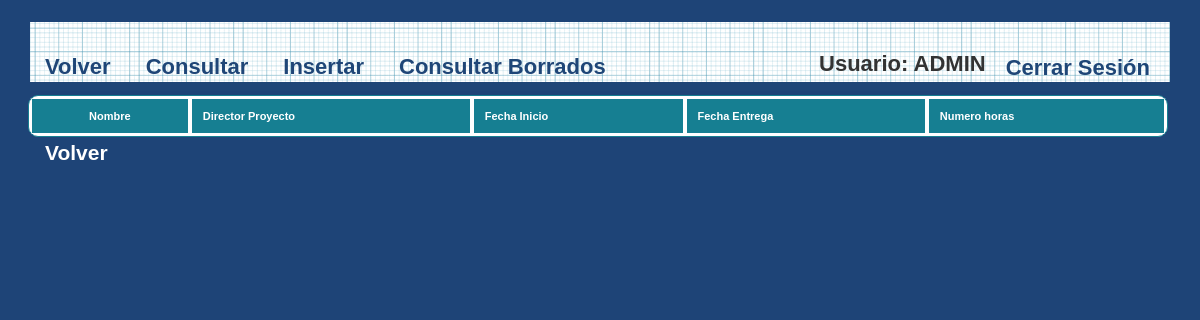
The page /et3_iu/Controllers/PROYECTO_Controller.php (signed in) on the database as committed earlier.
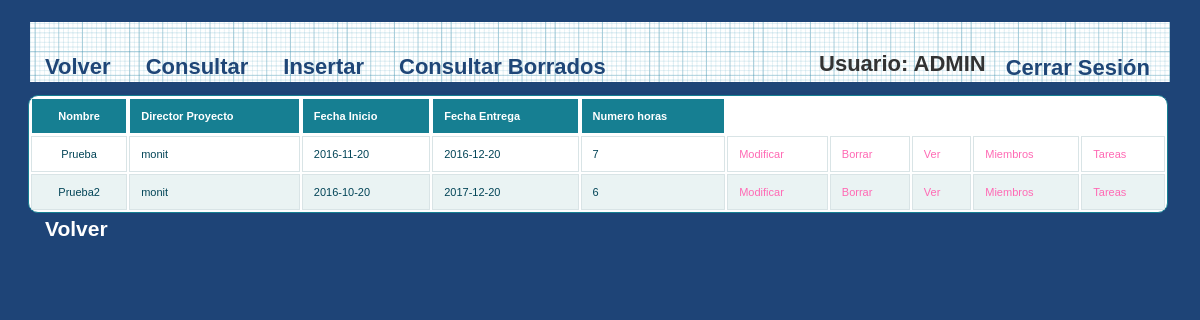
The same page on the database as committed later.
### tables this page shows
CREATE TABLE IF NOT EXISTS `PROYECTO` (
`ID_PROYECTO` int(3) NOT NULL,
  `NOMBRE` varchar(20) NOT NULL,
  `DESCRIPCION` varchar(200) NOT NULL,
  `FECHAI` date NOT NULL,
  `FECHAIP` date NOT NULL,
  `FECHAE` date NOT NULL,
  `FECHAFP` date NOT NULL,
  `NUMEROMIEMBROS` int(3) NOT NULL,
  `NUMEROHORAS` int(5) NOT NULL,
   `DIRECTOR` varchar(25) NOT NULL,
  `BORRADO` tinyint(1) NOT NULL DEFAULT '0'
);

CREATE TABLE IF NOT EXISTS `EMPLEADOS` (
  `EMP_USER` varchar(25) NOT NULL,
  `EMP_PASSWORD` varchar(128) NOT NULL,
  `EMP_NOMBRE` varchar(25) DEFAULT NULL,
  `EMP_APELLIDO` varchar(50) DEFAULT NULL,
  `EMP_EMAIL` varchar(50) DEFAULT NULL,
  `EMP_TIPO` int(10) DEFAULT NULL,
  `EMP_ESTADO` varchar(25) DEFAULT NULL
);

### et3_iu/Controllers/PROYECTO_Controller.php (called while the page is built, shortened)
<?php
include '../Models/PROYECTO_Model.php';
require_once("../Mappers/PROYECTO_Mapper.php");
$proyectoMapper=new ProyectoMapper();
switch ($_REQUEST['accion']) {
    default:
        $datos = $proyectoMapper->listar();
        if (!tienePermisos('Proyecto_Default')) {
            new Mensaje('No tienes los permisos necesarios', '../Views/DEFAULT_Vista.php');
        } else {
            new Proyecto_Default($datos, '../Views/DEFAULT_Vista.php');
        }
}
?>

### et3_iu/Models/PROYECTO_Model.php (called while the page is built, shortened)
<?php
class Proyecto
{
    private $ID_PROYECTO;
    private $NOMBRE;
    private $FECHAI;
    private $FECHAE;
    private $NUMEROHORAS;
    private $DIRECTOR;
    public function __construct($ID_PROYECTO=NULL, $NOMBRE=NULL, $DESCRIPCION=NULL, $FECHAI=NULL, $FECHAIP=NULL, $FECHAE=NULL, $FECHAFP=NULL, $NUMEROMIEMBROS=NULL, $NUMEROHORAS=NULL, Miembro $DIRECTOR=NULL, $BORRADO)
    {
        $this->ID_PROYECTO = $ID_PROYECTO;
        $this->NOMBRE = $NOMBRE;
        $this->FECHAI = $FECHAI;
        $this->FECHAE = $FECHAE;
        $this->NUMEROHORAS = $NUMEROHORAS;
        $this->DIRECTOR = $DIRECTOR;
        $this->BORRADO = $BORRADO;
    }
    public function getBORRADO()
    {
        return $this->BORRADO;
    }
    public function getIDPROYECTO()
    {
        return $this->ID_PROYECTO;
    }
    public function getNOMBRE()
    {
        return $this->NOMBRE;
    }
    public function getFECHAI()
    {
        return $this->FECHAI;
    }
    public function getFECHAE()
    {
        return $this->FECHAE;
    }
    public function getNUMEROHORAS()
    {
        return $this->NUMEROHORAS;
    }
    public function getDIRECTOR()
    {
        return $this->DIRECTOR;
    }
}
?>

### et3_iu/Models/MIEMBRO_Model.php (called while the page is built, shortened)
<?php
class Miembro{
    private $USUARIO;
    public function __construct( $NOMBRE=NULL, $APELLIDOS=NULL, $USUARIO=NULL, $CONTRASEÑA=NULL, $CORREO=NULL){
        $this->USUARIO = $USUARIO;
    }
    public function getUsuario(){
        return $this->USUARIO;
    }
}
?>

### et3_iu/Mappers/PROYECTO_Mapper.php (called while the page is built, shortened)
<?php
require_once(__DIR__ . "/../Models/PROYECTO_Model.php");
require_once(__DIR__ . "/../Models/MIEMBRO_Model.php");
class ProyectoMapper {
  private $mysqli;
  public function conectarBD(){
      $this->mysqli = new mysqli("localhost","iu2016","iu2016","IU2016");
  }
    function listar()
    {
        $sql = "select * from PROYECTO WHERE BORRADO ='0' ORDER BY ID_PROYECTO;";
        if (!($resultado = $this->mysqli->query($sql))) {
            return 'Error en la consulta sobre la base de datos';
        } else {
            $toret = array();
            while ($obj = $resultado->fetch_object()) {
                $miembro = $this->buscarMiembroPorUsuario($obj->DIRECTOR);
                $proyectoEncontrado = new Proyecto($obj->ID_PROYECTO, $obj->NOMBRE, $obj->DESCRIPCION, $obj->FECHAI, $obj->FECHAIP, $obj->FECHAE,$obj->FECHAFP,$obj->NUMEROMIEMBROS,  $obj->NUMEROHORAS, $miembro,$obj->BORRADO);
                array_push($toret, $proyectoEncontrado);
            }
            return $toret;
        }
    }
        public function buscarMiembroPorUsuario($user) {
        $sql = "SELECT * FROM EMPLEADOS where EMP_USER LIKE '%$user%'";
        $resultado = $this -> mysqli -> query($sql);
        $obj = $resultado->fetch_object();
        $miembro = new Miembro( $obj -> EMP_NOMBRE, $obj -> EMP_APELLIDO,$obj -> EMP_USER, $obj -> EMP_PASSWORD, $obj -> EMP_EMAIL);
        return $miembro;
    }
}

### et3_iu/Views/PROYECTO_SHOW_ALL_Vista.php (the view, shortened to what the changed rows need)
<?php
class Proyecto_Default{
    private $datos;
    private $volver;
    function __construct($array, $volver){
    $this->datos = $array;
    $this->volver = $volver;
    $this->render();
}
    function render(){
        ?>
        <p>
            <h2>
                <div>
                    <head><link rel="stylesheet" href="../Styles/styles.css" type="text/css" media="screen" />
                    </head>
                    <div id="wrapper">
                        <nav>
                        </nav>
                        <table id="btable" border = 1>
                            <tr>
                                <th>  <?=$strings['NOMBRE'] ?> </th>
                                <th>  <?=$strings['DIRECTOR'] ?> </th>
                                <th>  <?=$strings['FECHAI'] ?> </th>
                                <th>  <?=$strings['FECHAE'] ?> </th>
                                <th>  <?=$strings['NUMEROHORAS'] ?> </th>
                            </tr>
                            <?php
                            foreach($this->datos as $proyecto) {
                                if (strcmp($proyecto->getDIRECTOR()->getUSUARIO(), $_SESSION['login']) == 0 || strcmp('ADMIN', $_SESSION['login']) == 0) {
                                    echo "<tr><td> " . $proyecto->getNOMBRE() . "</td>";
                                    echo "<td>" . $proyecto->getDIRECTOR()->getUSUARIO() . "</td>";
                                    echo "<td> " . $proyecto->getFECHAI() . "</td>";
                                    echo "<td> " . $proyecto->getFECHAE() . "</td>";
                                    echo "<td> " . $proyecto->getNUMEROHORAS() . "</td>";
                                    ?>
                                    <td>
                                        <a href='PROYECTO_Controller.php?ID_PROYECTO=<?php echo $proyecto->getIDPROYECTO() . '&accion=' . $strings['Modificar']; ?>'><?php echo $strings['Modificar'] ?></a>
                                    </td>
                                    <?php if($proyecto->getBORRADO() != 1){ ?>
                                    <td>
                                        <a href='PROYECTO_Controller.php?ID_PROYECTO=<?php echo $proyecto->getIDPROYECTO() . '&accion=' . $strings['Borrar']; ?>'><?php echo $strings['Borrar'] ?></a>
                                    </td>
                                        <?php } ?>
                                    <td>
                                        <a href='PROYECTO_Controller.php?PROYECTO_NOMBRE=<?php echo $proyecto->getNOMBRE() . '&accion=' . $strings['Ver']; ?>'><?php echo $strings['Ver'] ?></a>
                                    </td>
                                    <td>
                                        <a href='PROYECTO_Controller.php?ID_PROYECTO=<?php echo $proyecto->getIDPROYECTO() . '&accion=' . $strings['Gestionar Miembros']; ?>'><?php echo $strings['Gestionar Miembros'] ?></a>
                                    </td>
                                    <td>
                                        <a href='TAREA_Controller.php?proyecto_id=<?php echo $proyecto->getIDPROYECTO() . '&accion='; ?>showall_tarea'><?php echo $strings['Tareas'] ?></a>
                                    </td>
                                    </tr>
                                <?php }
                            }
                            ?>
                        </table>
                        <?php
                        echo '<a class="form-link" href=\'' . $this->volver . "'>" . $strings['Volver'] . " </a>";
                        ?>
                    </div>
        </p>
        <?php
    }
}

Rows that differ between the two databases and show on the page:
added proyecto: NOMBRE "Prueba", FECHAI "2016-11-20", FECHAE "2016-12-20", NUMEROHORAS "7"
now on this page (row unchanged): empleados: EMP_USER "monit"
added proyecto: NOMBRE "Prueba2", FECHAI "2016-10-20", FECHAE "2017-12-20", NUMEROHORAS "6"
